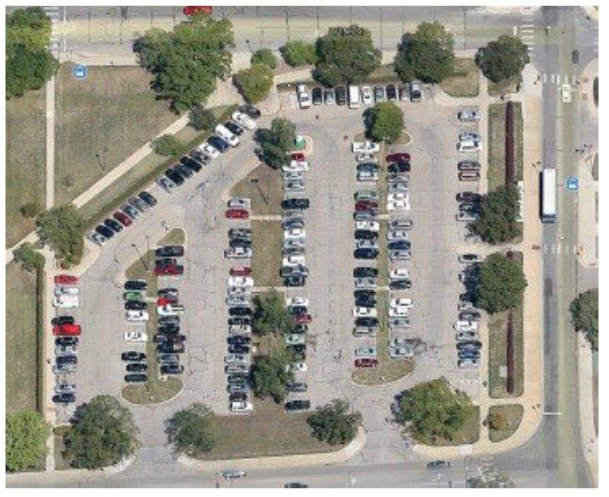
#> input picture src/ComputerVision/Experimental/Satellite_photo_of_old_Lot_54.jpg, 609 x 497 px
$ jupyter execute --allow-errors Algos.ipynb
#> lines starting #> are read from the running program, lines starting #| are printed output that depends on the picture; after the words box and inside, x2 and y2 are one past the last pixel; in counts of white or black regions, pixels touching at a corner belong together
[cell 1]
#Watershed Algo

import numpy as np
import cv2 as cv
from matplotlib import pyplot as plt
from PIL import Image


img = cv.imread('51.png', cv.IMREAD_ANYCOLOR)
#> (the rest of this cell did not finish here and is left out)

[cell 2]
#Dilation and Erosion


# Python program to demonstrate erosion and
# dilation of images.
import cv2
import numpy as np

# Reading the input image
img = cv2.imread('Satellite_photo_of_old_Lot_54.jpg', 0)
#> img: shape (497, 609); min 8, max 255, mean 152.2

# Taking a matrix of size 5 as the kernel
kernel = np.ones((5, 5), np.uint8)

# The first parameter is the original image,
# kernel is the matrix with which image is
# convolved and third parameter is the number
# of iterations, which will determine how much
# you want to erode/dilate a given image.
img_erosion = cv2.erode(img, kernel, iterations=1)
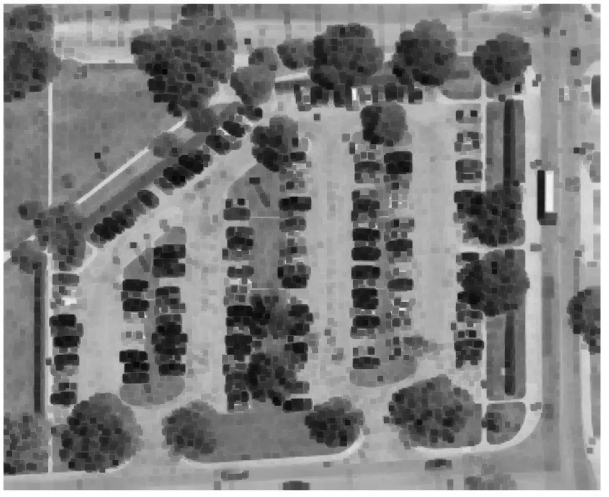
#> img_erosion: shape (497, 609); min 8, max 255, mean 127.1
img_dilation = cv2.dilate(img, kernel, iterations=1)
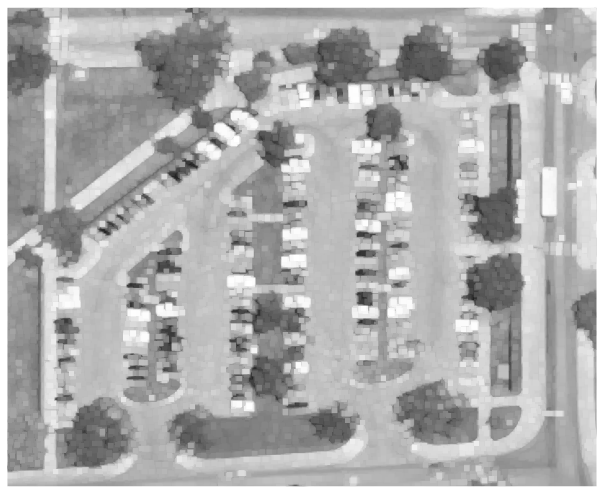
#> img_dilation: shape (497, 609); min 32, max 255, mean 175.5

# cv2.imshow('Input', img)
# cv2.imshow('Erosion', img_erosion)
# cv2.imshow('Dilation', img_dilation)

cv2.imshow("Parking Lots", img)
cv2.waitKey(0)
cv2.destroyAllWindows()

# Saving the image
cv2.imwrite('ToContour.png', img_erosion)
#> Out = True

[cell 3]
#Contouring

import cv2
import numpy as np

# Let's load a simple image with 3 black squares
image = cv2.imread('ToContour.png')
#> image: shape (497, 609, 3); min 8, max 255, mean 127.1
cv2.waitKey(0)

# Grayscale
gray = cv2.cvtColor(image, cv2.COLOR_BGR2GRAY)

# Find Canny edges
edged = cv2.Canny(gray, 30, 200)
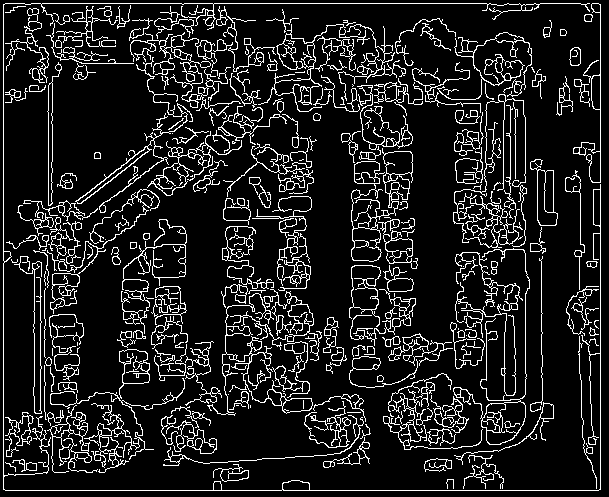
#> edged: shape (497, 609); 12.3% white in thin lines or dots
cv2.waitKey(0)

# Finding Contours
# Use a copy of the image e.g. edged.copy()
# since findContours alters the image
contours, hierarchy = cv2.findContours(edged,
	cv2.RETR_EXTERNAL, cv2.CHAIN_APPROX_NONE)
#> contours = 238 contours, 110 with area under 20; largest, box (x1, y1, x2, y2) and area: (351, 148, 413, 262) 2670, (453, 248, 530, 445) 1648, (50, 349, 185, 473) 1247, (258, 24, 370, 112) 1180, (207, 289, 313, 416) 1087

cv2.imshow('Canny Edges After Contouring', edged)
cv2.waitKey(0)

print("Number of Contours found = " + str(len(contours)))
#| Number of Contours found = 238

# Draw all contours
# -1 signifies drawing all contours
cv2.drawContours(image, contours, -1, (0, 255, 0), 3)
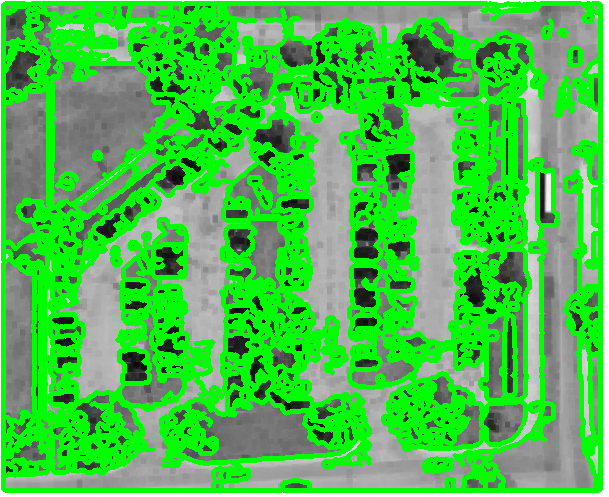
#> image: shape (497, 609, 3); mean B, G, R 73.2, 192.3, 73.2

cv2.imshow('Contours', image)
cv2.imwrite('Contoured.png', image)
cv2.waitKey(0)
cv2.destroyAllWindows()

[cell 4]
import numpy as np
import cv2

# Load the aerial image
img = cv2.imread("6122-07696135en_Masterfile.jpg")
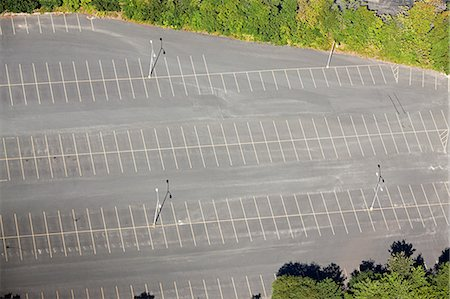
#> input picture src/ComputerVision/Experimental/6122-07696135en_Masterfile.jpg, 450 x 299 px
#> img is the input picture: shape (299, 450, 3); mean B, G, R 133.4, 148.9, 151.2

# Convert the image to grayscale
gray = cv2.cvtColor(img, cv2.COLOR_BGR2GRAY)

# Apply thresholding to the grayscale image to create a binary image
_, binary = cv2.threshold(gray, 130, 255, cv2.THRESH_BINARY)
#> binary: shape (299, 450); 79.6% white; 725 black regions (694 under 20 px), largest, box (x1, y1, x2, y2) and area: (0, 222, 176, 299) 8558, (271, 239, 450, 299) 6042, (82, 0, 310, 46) 4384

# Use morphological operations to remove noise and fill in small gaps in the image
kernel = cv2.getStructuringElement(cv2.MORPH_RECT, (5, 5))
binary = cv2.morphologyEx(binary, cv2.MORPH_CLOSE, kernel)
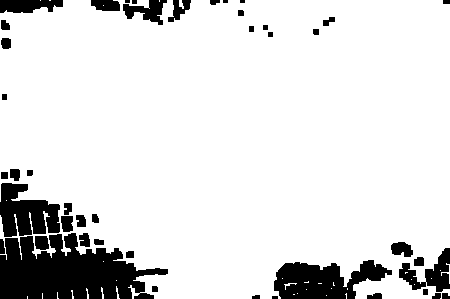
#> binary: shape (299, 450); 87.1% white; 44 black regions (4 under 20 px)

# Use contour detection to find the contours of the parking lot
contours, _ = cv2.findContours(binary, cv2.RETR_EXTERNAL, cv2.CHAIN_APPROX_SIMPLE)
#> contours = 31 contours, 30 with area under 20; largest, box (x1, y1, x2, y2) and area: (0, 0, 450, 299) 117816

# Iterate over the contours and draw rectangles around the parking lots
for c in contours:
    x, y, w, h = cv2.boundingRect(c)
    cv2.rectangle(img, (x, y), (x + w, y + h), (0, 255, 0), 2)
#> this loop made 31 passes
#> (x, y, w, h) on passes 2, 5, 8, 9, 11, 12, 13, 14, 16, 19, 20, 21: (326, 295, 1, 1), (297, 293, 1, 1), (71, 290, 3, 9), (306, 289, 1, 1), (331, 288, 1, 1), (86, 288, 3, 11), (101, 287, 3, 12), (116, 286, 4, 13), (284, 283, 13, 7), (116, 280, 1, 1), (431, 278, 1, 1), (282, 278, 1, 1)
#> (c, x, y, w, h) on passes 1, 3, 4, 6, 7, 10: ([[27, 296], [27, 298]], 27, 296, 1, 3), ([[293, 294], [294, 294]], 293, 294, 2, 1), ([[346, 293], [345, 294], [346, 295], [346, 298]], 345, 293, 2, 6), ([[42, 293], [42, 298]], 42, 293, 1, 6), ([[57, 292], [57, 298], [58, 298], [57, 297]], 57, 292, 2, 7), ([[347, 288], [347, 289]], 347, 288, 1, 2)
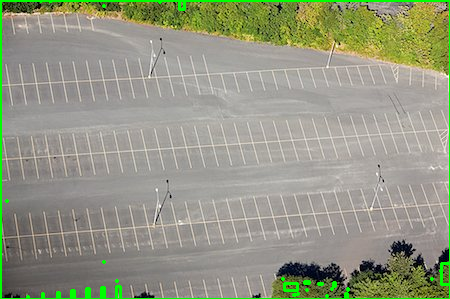
#> img: shape (299, 450, 3); 2.33% of pixels changed, all inside (x1, y1, x2, y2) = (0, 0, 450, 299)

# Show the original image with the parking lots highlighted
cv2.imshow("Parking Lots", img)
cv2.waitKey(0)
cv2.destroyAllWindows()

[cell 5]
import numpy as np
import cv2

# Load the image
img = cv2.imread('580.png')
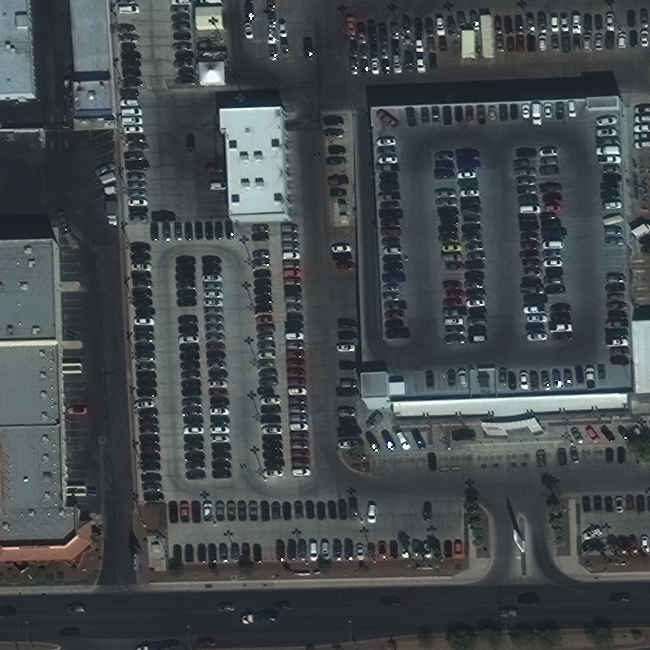
#> input picture src/ComputerVision/Experimental/580.png, 650 x 650 px
#> img is the input picture: shape (650, 650, 3); mean B, G, R 77.4, 74.4, 68.4

# Convert the image to grayscale
gray = cv2.cvtColor(img, cv2.COLOR_BGR2GRAY)
#> gray: shape (650, 650)

# Apply a Gaussian blur to the image to reduce noise
gray = cv2.GaussianBlur(gray, (5, 5), 0)

# Apply Canny edge detection to the image
edges = cv2.Canny(gray, 50, 150)
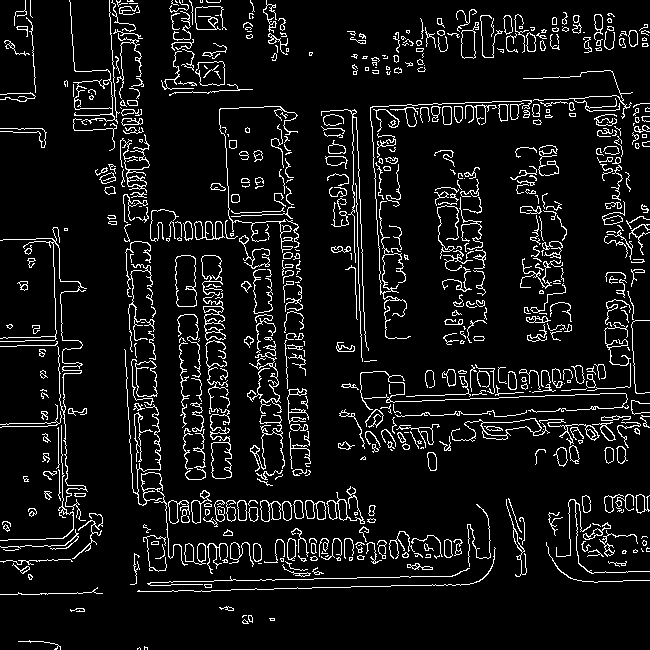
#> edges: shape (650, 650); 8% white in thin lines or dots

# Create a kernel for morphological operations
kernel = cv2.getStructuringElement(cv2.MORPH_ELLIPSE, (5, 5))
#> kernel = [[0, 0, 1, 0, 0], [1, 1, 1, 1, 1], [1, 1, 1, 1, 1], [1, 1, 1, 1, 1], [0, 0, 1, 0, 0]]

# Apply a closing operation to close gaps in the edges
closed = cv2.morphologyEx(edges, cv2.MORPH_CLOSE, kernel)
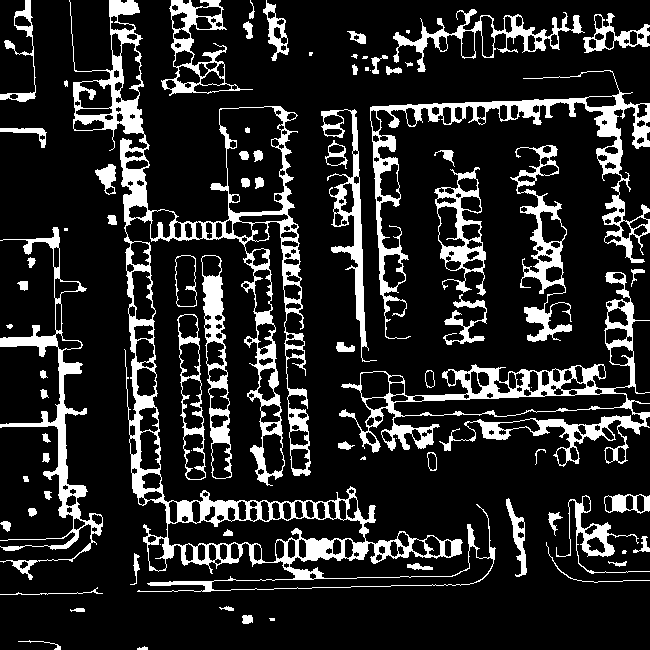
#> closed: shape (650, 650); 15.8% white; 81 white regions (14 under 20 px)

# Create a blank mask to hold the road regions
mask = np.zeros_like(closed)

# Define the ROI (region of interest) for the roads
im2, contours, = cv2.findContours(closed, cv2.RETR_TREE, cv2.CHAIN_APPROX_SIMPLE)
#> im2 = 427 contours, 23 with area under 20; largest, box (x1, y1, x2, y2) and area: (69, 0, 496, 592) 48580, (339, 272, 650, 467) 15286, (370, 70, 650, 339) 8954, (219, 106, 285, 214) 5462, (0, 227, 103, 580) 4716; contours = 427 rows, first 6: [1, -1, -1, -1], [2, 0, -1, -1], [3, 1, -1, -1], [4, 2, -1, -1], [5, 3, -1, -1], [6, 4, -1, -1]

# Iterate through the contours and fill in the mask for the road regions
#> (the rest of this cell did not finish here and is left out)
